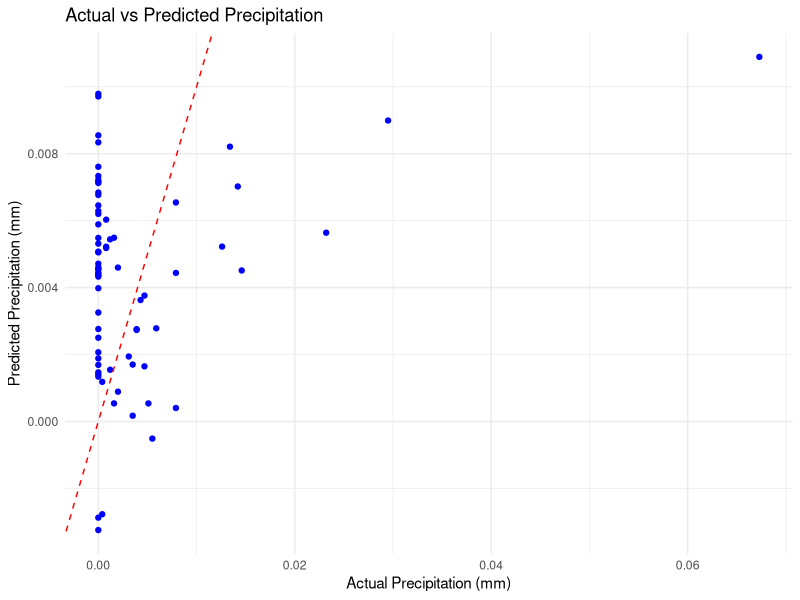

Here is the R script that generated this plot:
install.packages("caret")
install.packages("corrplot")

# Load libraries
library(dplyr)
library(ggplot2)
library(caret)     # For model training and evaluation
library(corrplot)  # For correlation matrix

# Load and prepare data
data <- read.csv("hourly_weather_data_final.csv")

# Convert datetime
data <- data %>%
  mutate(
    date_parsed = as.Date(datetime),
    hours_conditions = as.factor(hours_conditions)
  )

# Optional: Check for missing values
summary(data)

# Remove rows with missing or extreme outliers in hours_precip
clean_data <- data %>%
  filter(!is.na(hours_precip)) %>%
  filter(hours_precip >= 0)

# Convert categorical conditions to dummy variables
model_data <- clean_data %>%
  select(hours_precip, hours_temp, hours_humidity,
         hours_windspeed, hours_pressure, hours_conditions)

model_data <- model.matrix(hours_precip ~ ., model_data) %>%
  as.data.frame() %>%
  bind_cols(hours_precip = clean_data$hours_precip)

# Split into train/test sets
set.seed(123)
train_index <- createDataPartition(model_data$hours_precip, p = 0.8, list = FALSE)
train_set <- model_data[train_index, ]
test_set <- model_data[-train_index, ]

# Train linear regression model
model <- lm(hours_precip ~ ., data = train_set)

# Summary of the model
summary(model)

# Predict on test data
predictions <- predict(model, newdata = test_set)

# Evaluate performance
actual <- test_set$hours_precip
rmse <- sqrt(mean((predictions - actual)^2))
mae <- mean(abs(predictions - actual))

cat("RMSE:", round(rmse, 2), "\nMAE:", round(mae, 2), "\n")

# Plot: Actual vs Predicted
ggplot(data.frame(actual, predictions), aes(x = actual, y = predictions)) +
  geom_point(color = "blue") +
  geom_abline(intercept = 0, slope = 1, linetype = "dashed", color = "red") +
  labs(title = "Actual vs Predicted Precipitation",
       x = "Actual Precipitation (mm)",
       y = "Predicted Precipitation (mm)") +
  theme_minimal()
